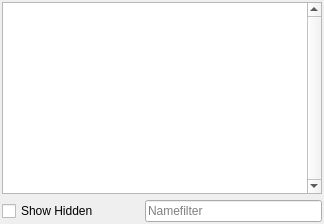
              <widget class="QWidget" name="downloadTab">
               <attribute name="title">
                <string>Downloads</string>
               </attribute>
               <layout class="QVBoxLayout" name="verticalLayout_7">
                <property name="leftMargin">
                 <number>2</number>
                </property>
                <property name="topMargin">
                 <number>2</number>
                </property>
                <property name="rightMargin">
                 <number>2</number>
                </property>
                <property name="bottomMargin">
                 <number>2</number>
                </property>
                <item>
                 <layout class="QVBoxLayout" name="downloadLayout">
                  <item>
                   <widget class="QTreeView" name="downloadView">
                    <property name="minimumSize">
                     <size>
                      <width>320</width>
                      <height>0</height>
                     </size>
                    </property>
                    <property name="contextMenuPolicy">
                     <enum>Qt::PreventContextMenu</enum>
                    </property>
                    <property name="acceptDrops">
                     <bool>true</bool>
                    </property>
                    <property name="toolTip">
                     <string/>
                    </property>
                    <property name="whatsThis">
                     <string>This is a list of mods you downloaded from Nexus. Double click one to install it. You can also drag an archive into here.</string>
                    </property>
                    <property name="verticalScrollBarPolicy">
                     <enum>Qt::ScrollBarAlwaysOn</enum>
                    </property>
                    <property name="horizontalScrollBarPolicy">
                     <enum>Qt::ScrollBarAlwaysOff</enum>
                    </property>
                    <property name="dragEnabled">
                     <bool>true</bool>
                    </property>
                    <property name="dragDropMode">
                     <enum>QAbstractItemView::DragDrop</enum>
                    </property>
                    <property name="defaultDropAction">
                     <enum>Qt::MoveAction</enum>
                    </property>
                    <property name="alternatingRowColors">
                     <bool>true</bool>
                    </property>
                    <property name="selectionMode">
                     <enum>QAbstractItemView::SingleSelection</enum>
                    </property>
                    <property name="selectionBehavior">
                     <enum>QAbstractItemView::SelectRows</enum>
                    </property>
                    <property name="verticalScrollMode">
                     <enum>QAbstractItemView::ScrollPerPixel</enum>
                    </property>
                    <property name="indentation">
                     <number>0</number>
                    </property>
                    <property name="itemsExpandable">
                     <bool>false</bool>
                    </property>
                    <property name="sortingEnabled">
                     <bool>true</bool>
                    </property>
                    <attribute name="headerDefaultSectionSize">
                     <number>100</number>
                    </attribute>
                    <attribute name="headerStretchLastSection">
                     <bool>true</bool>
                    </attribute>
                   </widget>
                  </item>
                 </layout>
                </item>
                <item>
                 <layout class="QHBoxLayout" name="horizontalLayout" stretch="0,0,2">
                  <item>
                   <widget class="QCheckBox" name="showHiddenBox">
                    <property name="text">
                     <string>Show Hidden</string>
                    </property>
                   </widget>
                  </item>
                  <item>
                   <spacer name="horizontalSpacer_3">
                    <property name="orientation">
                     <enum>Qt::Horizontal</enum>
                    </property>
                    <property name="sizeHint" stdset="0">
                     <size>
                      <width>40</width>
                      <height>20</height>
                     </size>
                    </property>
                   </spacer>
                  </item>
                  <item>
                   <widget class="MOBase::LineEditClear" name="downloadFilterEdit">
                    <property name="placeholderText">
                     <string>Namefilter</string>
                    </property>
                   </widget>
                  </item>
                 </layout>
                </item>
               </layout>
              </widget>
